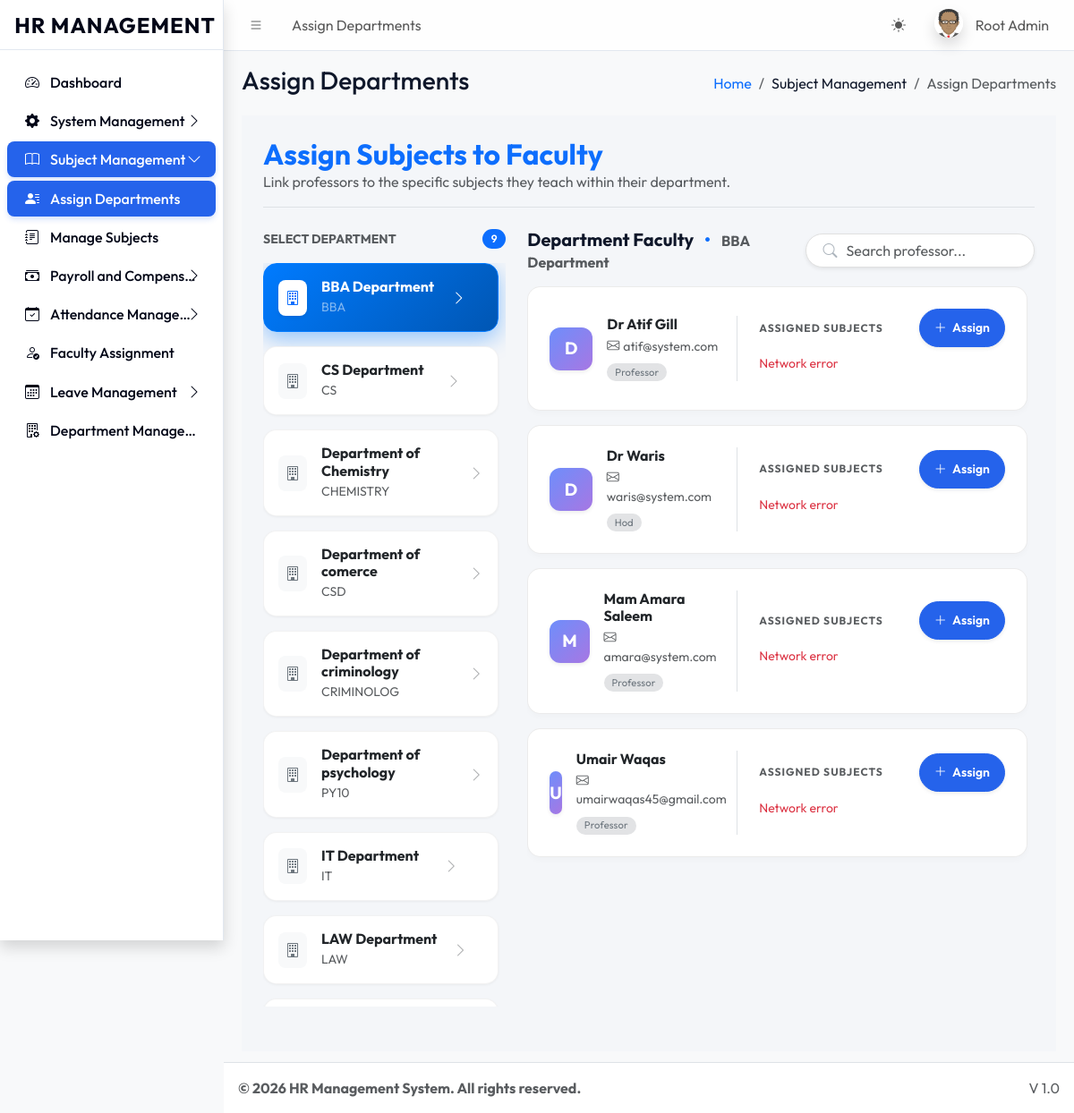
The app's page /dashboards/super_admin/assign_departments.php (signed in) with its own data.
### tables this page shows
CREATE TABLE `sys_pages` (
  `id` int(11) NOT NULL,
  `parent_id` int(11) DEFAULT 0,
  `page_name` varchar(100) NOT NULL,
  `page_url` varchar(255) DEFAULT '#',
  `icon_class` varchar(50) DEFAULT 'bi bi-circle',
  `sort_order` int(11) DEFAULT 0
);

CREATE TABLE `departments` (
  `id` int(11) NOT NULL,
  `name` varchar(100) NOT NULL,
  `code` varchar(10) NOT NULL,
  `created_at` timestamp NOT NULL DEFAULT current_timestamp(),
  `deleted_at` timestamp NULL DEFAULT NULL
);

CREATE TABLE `user_profiles` (
  `user_id` int(11) NOT NULL,
  `designation` varchar(150) DEFAULT NULL,
  `department_id` int(11) DEFAULT NULL,
  `joining_date` date DEFAULT NULL,
  `tenure_status` enum('Tenured','Non-Tenured','Not Applicable') DEFAULT 'Not Applicable',
  `confirmation_status` enum('Confirmed','Probation') DEFAULT 'Probation',
  `last_promotion_date` date DEFAULT NULL
);

CREATE TABLE `users` (
  `id` int(11) NOT NULL,
  `name` varchar(100) NOT NULL,
  `email` varchar(100) NOT NULL,
  `password` varchar(255) NOT NULL,
  `role` varchar(50) NOT NULL,
  `identity_no` varchar(50) DEFAULT NULL,
  `registration_no` varchar(50) DEFAULT NULL,
  `is_active` tinyint(1) DEFAULT 1,
  `department_id` int(11) DEFAULT NULL,
  `biometric_id` varchar(100) DEFAULT NULL
);

### dashboards/super_admin/assign_departments.php (the view, shortened to what this page needs)
<?php
require_once '../../core/db.php';
require_once '../../includes/header.php';
require_once '../../includes/sidebar.php';
$departments = $pdo->query("SELECT * FROM departments WHERE deleted_at IS NULL ORDER BY name ASC")->fetchAll();
$selectedDeptId = $_GET['dept_id'] ?? ($departments[0]['id'] ?? null);
?>
<div class="content-wrapper p-4">
    <div class="mb-4 pb-3 border-bottom animate__animated animate__fadeIn">
        <h2 class="fw-bold m-0 text-primary">Assign Subjects to Faculty</h2>
        <p class="text-muted m-0">Link professors to the specific subjects they teach within their department.</p>
    </div>
    <div class="row g-4 animate__animated animate__fadeInUp">
        <div class="col-lg-4">
            <div class="d-flex justify-content-between align-items-center mb-3">
                <h6 class="fw-bold text-muted mb-0 text-uppercase small">Select Department</h6>
                <span class="badge bg-primary rounded-pill"><?= count($departments) ?></span>
            </div>
            <div class="scroll-area pe-2" style="height: calc(100vh - 220px); overflow-y: auto;">
                <?php foreach ($departments as $d): ?>
                <div class="card dept-card mb-3 <?= $selectedDeptId == $d['id'] ? 'active' : '' ?>" onclick="window.location.href='?dept_id=<?= $d['id'] ?>'">
                    <div class="card-body p-3 d-flex justify-content-between align-items-center">
                        <div class="d-flex align-items-center">
                            <div class="me-3 p-2 rounded-3 <?= $selectedDeptId == $d['id'] ? 'bg-white text-primary shadow-sm' : 'bg-light text-secondary' ?>">
                                <i class="bi bi-building"></i>
                            </div>
                            <div>
                                <div class="fw-bold h6 mb-0"><?= htmlspecialchars($d['name']) ?></div>
                                <small class="<?= $selectedDeptId == $d['id'] ? 'text-white-50' : 'text-muted' ?>"><?= htmlspecialchars($d['code'] ?? 'No Code') ?></small>
                            </div>
                        </div>
                        <i class="bi bi-chevron-right <?= $selectedDeptId == $d['id'] ? 'text-white' : 'text-muted opacity-50' ?>"></i>
                    </div>
                </div>
                <?php endforeach; ?>
            </div>
        </div>
        <div class="col-lg-8">
            <div class="d-flex justify-content-between align-items-center mb-3">
                <h5 class="fw-bold m-0">
                    Department Faculty
                    <?php if($selectedDeptId): ?>
                        <span class="text-primary mx-2">&bull;</span>
                        <span class="text-muted fs-6"><?= htmlspecialchars($pdo->query("SELECT name FROM departments WHERE id = $selectedDeptId")->fetchColumn()) ?></span>
                    <?php endif; ?>
                </h5>
                <div class="position-relative w-50">
                    <i class="bi bi-search search-icon"></i>
                    <input type="text" id="facultySearch" class="form-control search-box shadow-sm" placeholder="Search professor..." onkeyup="filterFaculty()">
                </div>
            </div>
            <div class="scroll-area pe-2" style="height: calc(100vh - 220px); overflow-y: auto;">
                <?php if ($selectedDeptId):
                    $stmt = $pdo->prepare("
                        SELECT u.id, u.name, u.email, u.role, p.designation
                        FROM users u
                        JOIN user_profiles p ON u.id = p.user_id
                        WHERE u.role IN ('faculty', 'staff') AND p.department_id = ?
                        ORDER BY u.name ASC
                    ");
                    $stmt->execute([$selectedDeptId]);
                    $faculty = $stmt->fetchAll();
                    if(empty($faculty)):
                ?>
                    <div class="text-center py-5 bg-white rounded-4 border shadow-sm">
                        <i class="bi bi-people display-4 text-muted mb-3 opacity-50"></i>
                        <h5 class="text-muted">No Faculty Linked</h5>
                        <p class="text-muted mb-0">There are no professors linked to this department yet.</p>
                        <a href="assign_faculty.php?dept_id=<?= $selectedDeptId ?>" class="btn btn-sm btn-outline-primary mt-3 rounded-pill px-4">Go to Faculty Assignment</a>
                    </div>
                <?php else: ?>
                    <div class="row g-3" id="facultyList">
                        <?php foreach ($faculty as $user): ?>
                        <div class="col-12 faculty-item" data-name="<?= strtolower($user['name'].' '.$user['email']) ?>">
                            <div class="faculty-card p-4">
                                <div class="row align-items-center">
                                    <div class="col-md-5 border-end">
                                        <div class="d-flex align-items-center">
                                            <div class="avatar-circle me-3 shadow-sm"><?= strtoupper(substr($user['name'], 0, 1)) ?></div>
                                            <div>
                                                <h6 class="fw-bold text-dark mb-1"><?= htmlspecialchars($user['name']) ?></h6>
                                                <div class="text-muted small mb-1"><i class="bi bi-envelope me-1"></i><?= htmlspecialchars($user['email']) ?></div>
                                                <span class="badge bg-secondary-subtle text-secondary rounded-pill fw-normal" style="font-size: 0.7rem;"><?= htmlspecialchars($user['designation'] ?: 'Professor') ?></span>
                                            </div>
                                        </div>
                                    </div>
                                    <div class="col-md-7 ps-4">
                                        <div class="d-flex justify-content-between align-items-center mb-2">
                                            <span class="text-uppercase text-muted fw-bold" style="font-size: 0.75rem; letter-spacing: 1px;">Assigned Subjects</span>
                                            <button class="btn btn-sm btn-primary rounded-pill px-3 shadow-sm" onclick="openAssignModal(<?= $user['id'] ?>, '<?= addslashes($user['name']) ?>')">
                                                <i class="bi bi-plus-lg me-1"></i> Assign
                                            </button>
                                        </div>
                                        <div id="subjects-container-<?= $user['id'] ?>" class="d-flex flex-wrap gap-2 mt-2" style="min-height: 38px;">
                                        </div>
                                    </div>
                                </div>
                            </div>
                        </div>
                        <?php endforeach; ?>
                    </div>
                <?php
                    endif;
                endif; ?>
            </div>
        </div>
    </div>
</div>
<?php require_once '../../includes/footer.php'; ?>

### includes/header.php (shortened to what this page needs)
<?php
require_once __DIR__ . '/../core/session.php';
$current_url = substr($_SERVER['SCRIPT_NAME'], strlen('/universal/'));
$pageStmt = $pdo->prepare("SELECT * FROM sys_pages WHERE page_url LIKE ? LIMIT 1");
$pageStmt->execute(["%$current_url%"]);
$currentPageData = $pageStmt->fetch();
$pageTitle = $currentPageData['page_name'] ?? 'Dashboard';
$pageId = $currentPageData['id'] ?? 0;
$breadcrumbs = [];
if ($currentPageData) {
    $crumbId = $currentPageData['id'];
    while($crumbId != 0) {
        $crumbStmt = $pdo->prepare("SELECT id, parent_id, page_name, page_url FROM sys_pages WHERE id = ?");
        $crumbStmt->execute([$crumbId]);
        $crumb = $crumbStmt->fetch();
        array_unshift($breadcrumbs, $crumb);
        $crumbId = $crumb['parent_id'];
    }
}
?>
<!DOCTYPE html>
<html lang="en"> <head>
    <link rel="stylesheet" href="<?= BASE_URL ?>assets/css/bootstrap.min.css" />
    <link rel="stylesheet" href="<?= BASE_URL ?>assets/css/bootstrap-icons.css" />
    <link rel="stylesheet" href="<?= BASE_URL ?>assets/css/adminlte.min.css" />
    <link rel="stylesheet" href="<?= BASE_URL ?>assets/css/custom_theme.css" />
</head>
<body class="layout-fixed sidebar-expand-lg bg-body-tertiary">
<div class="app-wrapper">
    <nav class="app-header navbar navbar-expand bg-body">
        <div class="container-fluid">
            <ul class="navbar-nav">
                <li class="nav-item"> <a class="nav-link" data-lte-toggle="sidebar" href="#" role="button"><i class="bi bi-list"></i></a> </li>
                <li class="nav-item d-none d-md-block"> <a href="#" class="nav-link"><?= $pageTitle ?></a> </li>
            </ul>
            <ul class="navbar-nav ms-auto">
                 <li class="nav-item">
                    <button class="btn btn-link nav-link" id="theme-toggle" type="button">
                        <i class="bi bi-sun-fill" id="theme-icon"></i>
                    </button>
                </li>
                <li class="nav-item dropdown user-menu">
                    <a href="#" class="nav-link dropdown-toggle" data-bs-toggle="dropdown">
                        <img src="<?= !empty($_SESSION['avatar']) ? $_SESSION['avatar'] : BASE_URL.'assets/img/avatar.png' ?>" class="user-image rounded-circle shadow" alt="User Image">
                        <span class="d-none d-md-inline ms-1"><?= htmlspecialchars($_SESSION['name']) ?></span>
                    </a>
                </li>
            </ul>
        </div>
    </nav>
    <?php include 'sidebar.php'; ?>
    <main class="app-main">
        <div class="app-content-header">
            <div class="container-fluid">
                <div class="row">
                    <div class="col-sm-6"><h3 class="mb-0"><?= $pageTitle ?></h3></div>
                    <div class="col-sm-6">
                        <ol class="breadcrumb float-sm-end">
                            <li class="breadcrumb-item"><a href="<?= BASE_URL ?>">Home</a></li>
                            <?php foreach($breadcrumbs as $b): ?>
                                <li class="breadcrumb-item <?= ($b['id'] == $pageId) ? 'active' : '' ?>">
                                    <?= htmlspecialchars($b['page_name']) ?>
                                </li>
                            <?php endforeach; ?>
                        </ol>
                    </div>
                </div>
            </div>
        </div>
        <div class="app-content">
            <div class="container-fluid">

### includes/sidebar.php
<aside class="app-sidebar shadow">
    <div class="sidebar-brand text-center py-4">
        <a href="<?= BASE_URL ?>index.php" class="brand-link text-decoration-none">
            <span class="brand-text fw-bold fs-4 text-primary" style="letter-spacing: 1px;">HR MANAGEMENT</span>
        </a>
    </div>
    <div class="sidebar-wrapper">
        <nav class="mt-2">
            <ul class="nav sidebar-menu flex-column" data-lte-toggle="treeview" role="menu" data-accordion="false">
                <?php
                function renderMenu($pdo, $parentId = 0, $userRole, $currentPath)
                {
                    $sql = "
                        SELECT p.* FROM sys_pages p
                        JOIN role_access ra ON p.id = ra.page_id
                        WHERE p.parent_id = ? AND ra.role_key = ?
                        ORDER BY p.sort_order ASC
                    ";
                    $stmt = $pdo->prepare($sql);
                    $stmt->execute([$parentId, $userRole]);
                    $items = $stmt->fetchAll();
                    foreach ($items as $item) {
                        $itemUrl = str_replace('\\', '/', $item['page_url']);
                        $childSql = "
                            SELECT p.* FROM sys_pages p
                            JOIN role_access ra ON p.id = ra.page_id
                            WHERE p.parent_id = ? AND ra.role_key = ?
                            ORDER BY p.sort_order ASC
                        ";
                        $childStmt = $pdo->prepare($childSql);
                        $childStmt->execute([$item['id'], $userRole]);
                        $children = $childStmt->fetchAll();
                        $hasChildren = count($children) > 0;
                        $isActive = ($currentPath === $itemUrl && $itemUrl !== '#');
                        $isExpanded = false;
                        if ($hasChildren) {
                            foreach ($children as $child) {
                                if ($currentPath === str_replace('\\', '/', $child['page_url'])) {
                                    $isExpanded = true;
                                    break;
                                }
                            }
                        }
                        $itemClass = "nav-item";
                        if ($hasChildren && $isExpanded) $itemClass .= " menu-open";
                        $linkClass = "nav-link";
                        if ($isActive || ($hasChildren && $isExpanded)) $linkClass .= " active";
                        echo '<li class="' . $itemClass . '">';
                        echo '<a href="' . ($hasChildren ? '#' : BASE_URL . $itemUrl) . '" class="' . $linkClass . '">';
                        echo '<i class="nav-icon ' . ($item['icon_class'] ?: 'bi bi-circle') . '"></i>';
                        echo '<p>' . htmlspecialchars($item['page_name']);
                        if ($hasChildren) {
                            echo '<i class="nav-arrow bi bi-chevron-right"></i>';
                        }
                        echo '</p></a>';
                        if ($hasChildren) {
                            echo '<ul class="nav nav-treeview">';
                            foreach ($children as $child) {
                                $childUrl = str_replace('\\', '/', $child['page_url']);
                                $isChildActive = ($currentPath === $childUrl);
                                echo '<li class="nav-item">';
                                echo '<a href="' . BASE_URL . $childUrl . '" class="nav-link ' . ($isChildActive ? 'active' : '') . '">';
                                echo '<i class="nav-icon ' . ($child['icon_class'] ?: 'bi bi-circle') . '"></i>';
                                echo '<p>' . htmlspecialchars($child['page_name']) . '</p>';
                                echo '</a></li>';
                            }
                            echo '</ul>';
                        }
                        echo '</li>';
                    }
                }
                $currentPath = str_replace('\\', '/', substr($_SERVER['SCRIPT_NAME'], strlen('/universal/')));
                renderMenu($pdo, 0, $_SESSION['role'], $currentPath);
                ?>
            </ul>
        </nav>
    </div>
</aside>

### records on screen
sys_pages: page_name "Assign Departments"
sys_pages: page_name "Dashboard"
sys_pages: page_name "System Management"
sys_pages: page_name "Subject Management"
sys_pages: page_name "Manage Subjects"
sys_pages: page_name "Payroll and Compens…"
sys_pages: page_name "Attendance Manage…"
sys_pages: page_name "Faculty Assignment"
sys_pages: page_name "Leave Management"
sys_pages: page_name "Department Manage…"
departments: name "BBA Department", code "BBA", id+name "BBA Department"
departments: name "CS Department", code "CS"
departments: name "Department of Chemistry", code "CHEMISTRY"
departments: name "Department of comerce", code "CSD"
departments: name "Department of criminology", code "CRIMINOLOG"
departments: name "Department of psychology", code "PY10"
departments: name "IT Department", code "IT"
departments: name "LAW Department", code "LAW"
user_profiles: user_id.name "D", user_id.name "Dr Atif Gill", user_id.email "atif@system.com", designation "Professor"
user_profiles: user_id.name "D", user_id.name "Dr Waris", user_id.email "waris@system.com", designation "Hod"
user_profiles: user_id.name "M", user_id.name "Mam Amara Saleem", user_id.email "amara@system.com", designation "Professor"
user_profiles: user_id.name "U", user_id.name "Umair Waqas", user_id.email "umairwaqas45@gmail.com", designation "Professor"

### other values on screen
$_SESSION['name'] "Root Admin"
count($departments) "9"
$settings['footer_text'] "© 2026 HR Management System. All rights reserved."
